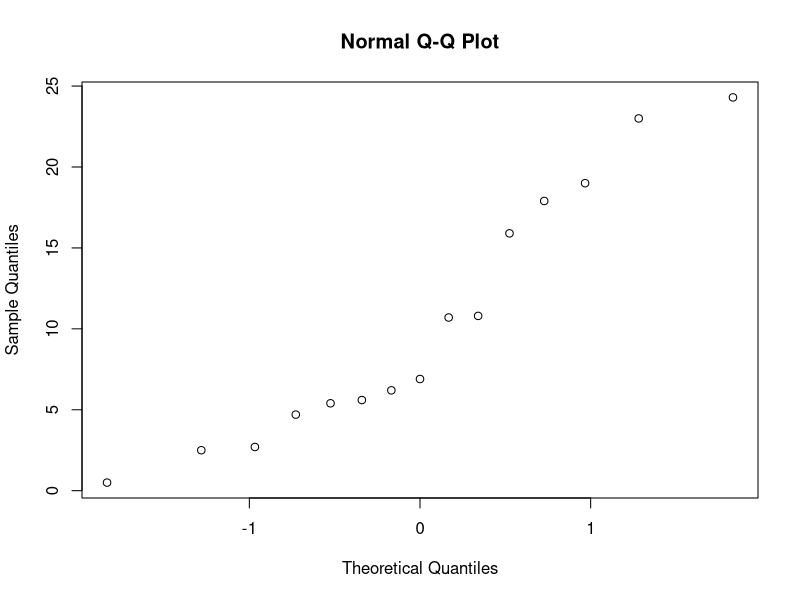
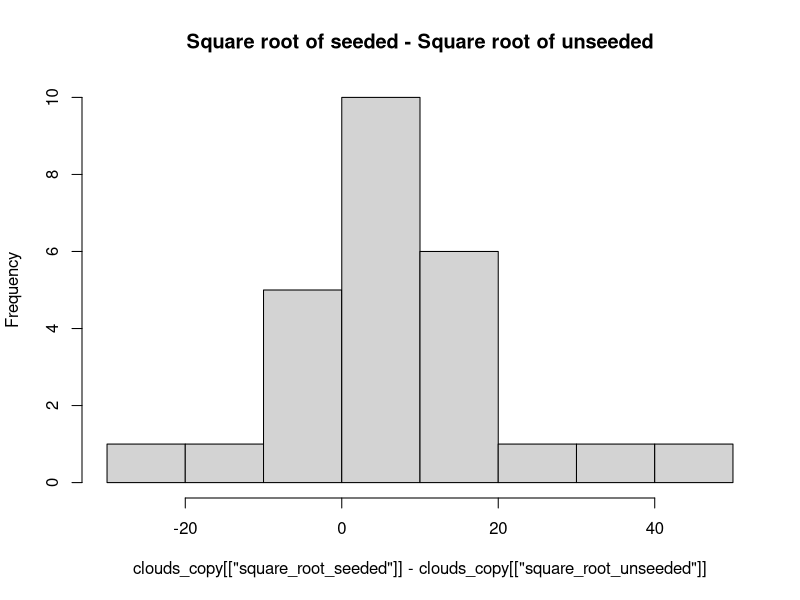
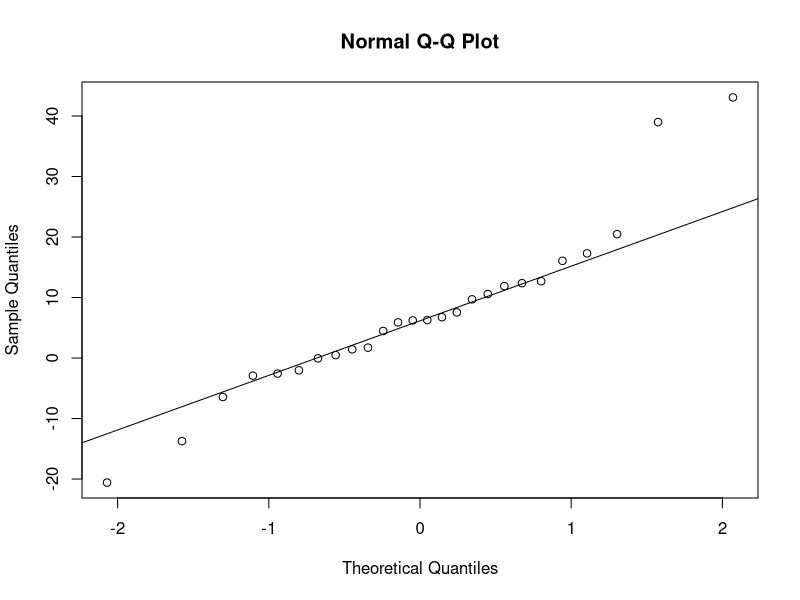
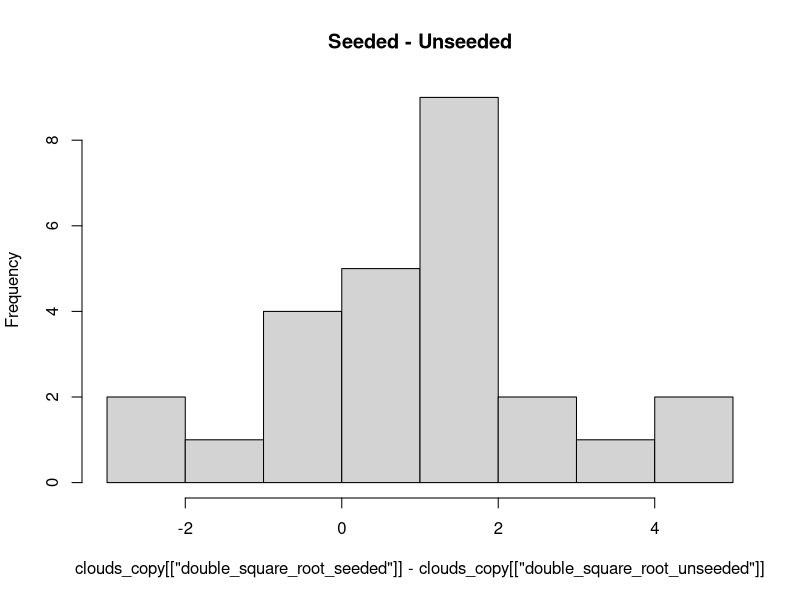
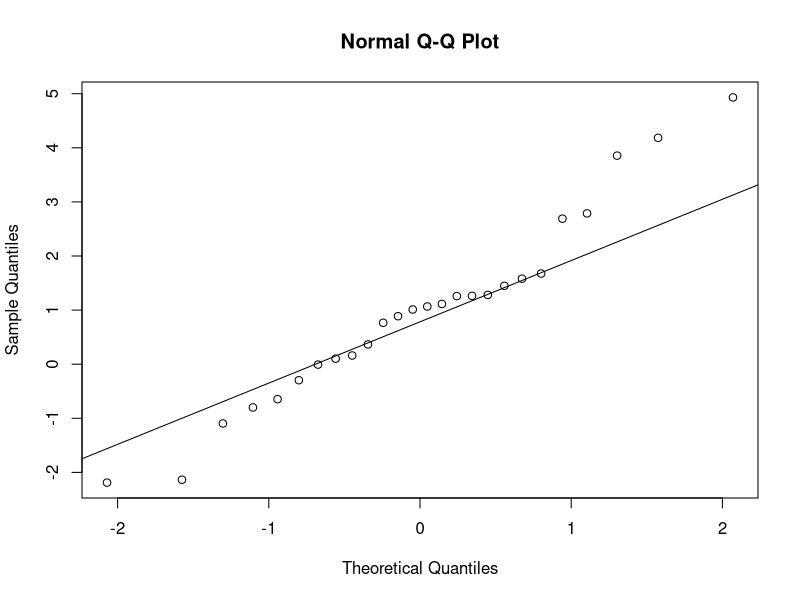
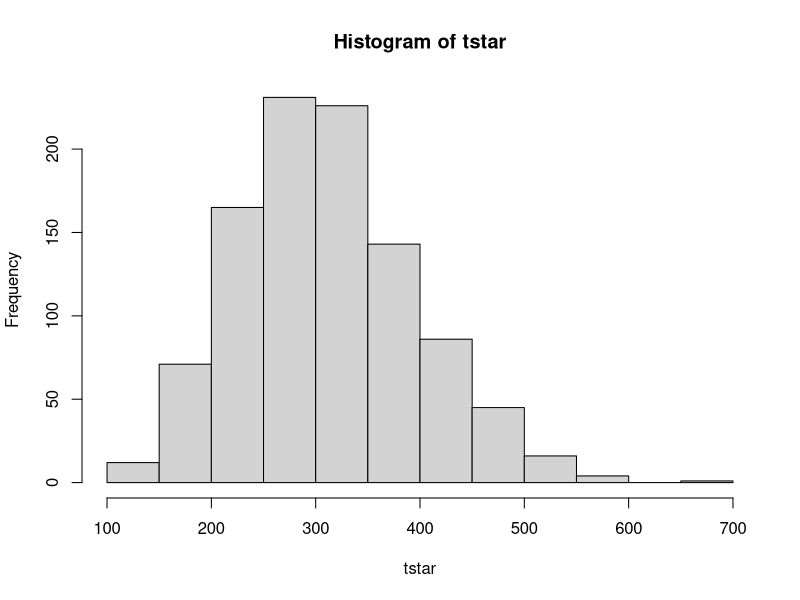
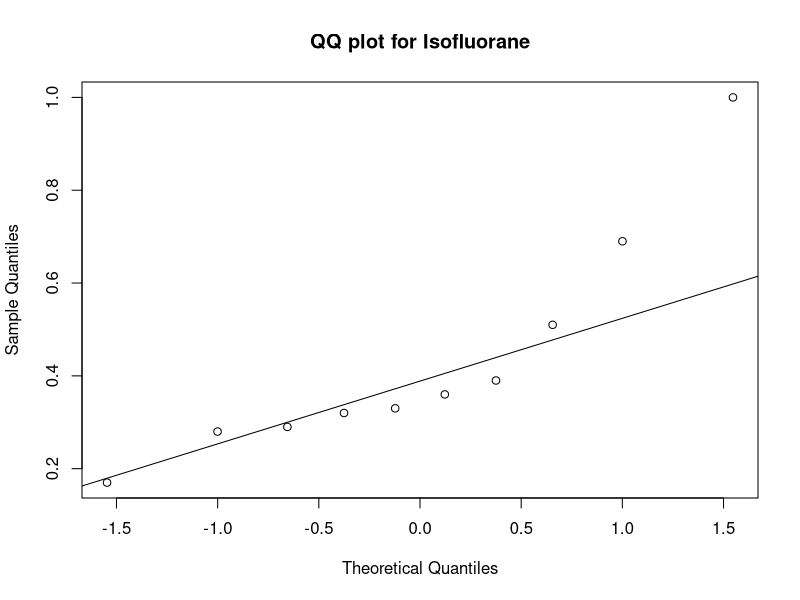
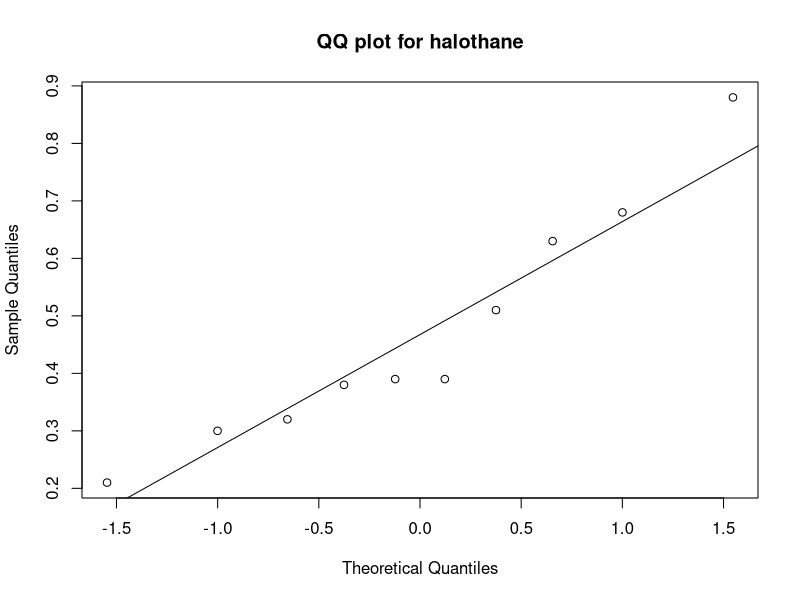

Here is the R script that generated these plots, in order:
## ---- chunk 1
knitr::opts_chunk$set(echo = TRUE)
## ---- chunk 2
set.seed(1234)
## ---- chunk 3
waiting_times <- c(5.4, 17.9, 19.0, 0.5, 15.9, 2.7, 6.2, 2.5, 4.7, 6.9, 10.8, 24.3, 5.6, 23.0, 10.7)
mu <- mean(waiting_times)
sigma <- sd(waiting_times)
qqnorm(waiting_times)

## ---- chunk 4
shapiro.test(waiting_times)
## ---- chunk 5
n <- length(waiting_times)

alpha <- 0.015
za <- qnorm(1-alpha)
ci <- c(mu -(za/2)*(sigma/sqrt(n)), mu + (za/2)*(sigma/sqrt(n)))
print(ci)

## ---- chunk 6
za2 <- qnorm(1-alpha/2)
n_minimum <- (za2^2*sigma^2)/1
print(n_minimum)
## ---- chunk 7

B = 1000
Tstar = numeric(B)
for(i in 1:B){
  Xstar <- sample(waiting_times, replace = TRUE)
  Tstar[i] <- mean(Xstar)}
Tstar015 <- quantile(Tstar, 0.015)
Tstar985 <- quantile(Tstar, 0.985)
sum(Tstar <Tstar015)
boodstrap <- c(2*mu-Tstar985,2*mu-Tstar015)
print(boodstrap)
## ---- chunk 8
ttest = t.test(waiting_times,mu=15,alt="less")
print(ttest)
n = 10
binom.test(sum(waiting_times<15), n)
## ---- chunk 9
B=1000
n<-length(waiting_times)
psign<-numeric(B)
pttest<-numeric(B)
for(i in 1:B) {
  x = sample(waiting_times, replace = TRUE)
  pttest[i]<-t.test(x, mu=13)[[3]] ## extract p-value
  psign[i]<-binom.test(sum(x=13), n, p=0.5)[[3]]
}
sum(psign<0.05)/B
sum(pttest<0.05)/B

for(i in 1:B) {
  x = sample(waiting_times, replace = TRUE)
  pttest[i]<-t.test(x, mu=14)[[3]] ## extract p-value
  psign[i]<-binom.test(sum(x=14), n, p=0.5)[[3]]
}
sum(psign<0.05)/B
sum(pttest<0.05)/B
## ---- chunk 10
clouds <- read.csv("clouds.txt", sep="")
is.data.frame(clouds)
clouds_copy <- data.frame(clouds)
clouds_copy$square_root_seeded ='^'(clouds_copy$seeded,1/2)
clouds_copy$square_root_unseeded ='^'(clouds_copy$unseeded,1/2)
clouds_copy$double_square_root_seeded='^'(clouds_copy$square_root_seeded,1/2)
clouds_copy$double_square_root_unseeded='^'(clouds_copy$square_root_unseeded,1/2)
#View(clouds_copy)

## ---- chunk 11
# FOR NORMALITY CHECK
hist(clouds_copy[['square_root_seeded']] - clouds_copy[['square_root_unseeded']],main="Square root of seeded - Square root of unseeded")

## ---- chunk 12
# FOR NORMALITY CHECK
qqnorm(clouds_copy[['square_root_seeded']]-clouds_copy[['square_root_unseeded']]); qqline(clouds_copy[['square_root_seeded']]-clouds_copy[['square_root_unseeded']])
## ---- chunk 13
# T-test for two paired samples - root
t.test(clouds_copy[['square_root_seeded']],clouds_copy[['square_root_unseeded']],paired=TRUE)

## ---- chunk 14
## Mann-Whitnney Test
wilcox.test(clouds_copy[['square_root_seeded']],clouds_copy[['square_root_unseeded']])
## ---- chunk 15
## kolmogorov - smirnov Test
ks.test(clouds_copy[['square_root_seeded']],clouds_copy[['square_root_unseeded']])
# p-value is less than 0.05 therefore, H0  rejected

## ---- chunk 16
# FOR NORMALITY CHECK
hist(clouds_copy[['double_square_root_seeded']]-clouds_copy[['double_square_root_unseeded']],main='Seeded - Unseeded')

## ---- chunk 17
# FOR NORMALITY CHECK
qqnorm(clouds_copy[['double_square_root_seeded']]-clouds_copy[['double_square_root_unseeded']])
qqline(clouds_copy[['double_square_root_seeded']]-clouds_copy[['double_square_root_unseeded']])
## ---- chunk 18
# T-test for two paired samples - double root
t.test(clouds_copy[['double_square_root_seeded']],clouds_copy[['double_square_root_unseeded']],paired=TRUE)
## ---- chunk 19
## Mann-Whitnney Test
wilcox.test(clouds_copy[['double_square_root_seeded']],clouds_copy[['double_square_root_unseeded']])
## ---- chunk 20
## kolmogorov - smirnov Test
ks.test(clouds_copy[['double_square_root_seeded']],clouds_copy[['double_square_root_unseeded']])

## ---- chunk 21
#Calculate the  mean
mean_estimator = mean(clouds$seeded)
std_dev_estimator = sd(clouds$seeded)
n = 26
sqrt(n)
t_0.025 = 2.05954 
c_i_lower = mean_estimator - t_0.025*std_dev_estimator/sqrt(n)
c_i_upper = mean_estimator + t_0.025*std_dev_estimator/sqrt(n)
c_i_lower
c_i_upper

## ---- chunk 22
t.test(clouds[['seeded']],mu = 0)
estimator_lambda = 1/mean_estimator
ci_lower = 1/704.8432
ci_upper = 1/179.1260
estimator_lambda
ci_lower
ci_upper
## ---- chunk 23
T = median(clouds[['seeded']])
T
B=1000
tstar=numeric(B)
n=26

for (i in 1:B){
  xstar=rexp(n,estimator_lambda)
  tstar[i]=median(xstar)}
hist(tstar)


## ---- chunk 24
pl=sum(tstar<T)/B; pr=sum(tstar>T)/B; p=2*min(pl,pr)
pl;pr;p
## ---- chunk 25
## kolmogorov - smirnov Test
ks.test(x = clouds[['seeded']], y = "pexp", rate = estimator_lambda)
## ---- chunk 26
# Left tailed
# null hypothesis : median >= 300
# Alternate : median < 300
n = 26
x = sum(clouds[['seeded']] < 300 )
x
binom.test(x,n,p=0.5)
## ---- chunk 27
num_less_30 = sum(clouds[['seeded']] < 30 )
n=26
binom.test(num_less_30,n,p=0.25,alternative="less")
## ---- chunk 28
dogs <- read.csv("dogs.txt", sep="")
is.data.frame(dogs)
## ---- chunk 29
# FOR NORMALITY CHECK
qqnorm(dogs[,1], main="QQ plot for Isofluorane"); qqline(dogs[,1])
## ---- chunk 30
shapiro.test(dogs[,1])
## ---- chunk 31
qqnorm(dogs[,2], main="QQ plot for halothane"); qqline(dogs[,2])

## ---- chunk 32
shapiro.test(dogs[,2])
## ---- chunk 33
qqnorm(dogs[,3],main = "QQ plot for cyclopropane"); qqline(dogs[,3])
## ---- chunk 34
shapiro.test(dogs[,3])
## ---- chunk 35
## correlation isofluorane and halothane
cor.test(dogs[['isofluorane']],dogs[['halothane']],method="spearman")

## ---- chunk 36
qqnorm(dogs[,1]-dogs[,2] , main = "QQ plot for (Isofluorane - Halothane)")
qqline(dogs[,1]-dogs[,2])
## ---- chunk 37
shapiro.test(dogs[,1]-dogs[,2])
## ---- chunk 38
t.test(dogs[,1],dogs[,2],paired=TRUE)
## ---- chunk 39
boxplot(dogs[,1],dogs[,2],names=c("isoflurane","halothane"))

## ---- chunk 40
mystat=function(x,y) {mean(x-y)}
B=1000; tstar=numeric(B)
for (i in 1:B) {
  dogstar=t(apply(cbind(dogs[,1],dogs[,2]),1,sample))
  tstar[i]=mystat(dogstar[,1],dogstar[,2]) }

myt=mystat(dogs[,1],dogs[,2])
#myt
hist(tstar)

## ---- chunk 41
pl=sum(tstar<myt)/B
pr=sum(tstar>myt)/B
p=2*min(pl,pr)
p
## ---- chunk 42
dogsframe=data.frame(yield=as.vector(as.matrix(dogs)),variety=factor(rep(1:3,each=10)))

is.factor(dogsframe$variety); is.numeric(dogsframe$variety)

dogsanova=lm(yield~variety,data=dogsframe)
anova(dogsanova)
## ---- chunk 43
qqnorm(residuals(dogsanova),main = "QQ plot of estimated erros") 
## ---- chunk 44
plot(fitted(dogsanova),residuals(dogsanova))
## ---- chunk 45

#isoflurane
mean(dogs[,1])
#halothane
mean(dogs[,2])
#cyclopropane
mean(dogs[,3])

## ---- chunk 46
kruskal.test(yield~variety,data=dogsframe)
## ---- chunk 47
cream <- read.csv("cream.txt", sep="")
is.vector(cream$acidity)

cream$batch = as.factor(cream$batch)
cream$position = as.factor(cream$position)
cream$starter = as.factor(cream$starter)

creamanov = lm(acidity~batch+position+starter,data=cream)
anova(creamanov)
summary(creamanov)
## ---- chunk 48
creamanov = lm(acidity~batch+starter,data=cream)
anova(creamanov)
summary(creamanov)
## ---- chunk 49
friedman.test(cream$acidity, cream$batch, cream$starter,data=cream)
## ---- chunk 50
library(lme4)
creamlmer = lmer(acidity~(1|batch)+starter,data=cream, REML=FALSE)
summary(creamlmer)
creamlmer1 = lmer(acidity~(1|batch),data=cream, REML=FALSE)
anova(creamlmer, creamlmer1)
